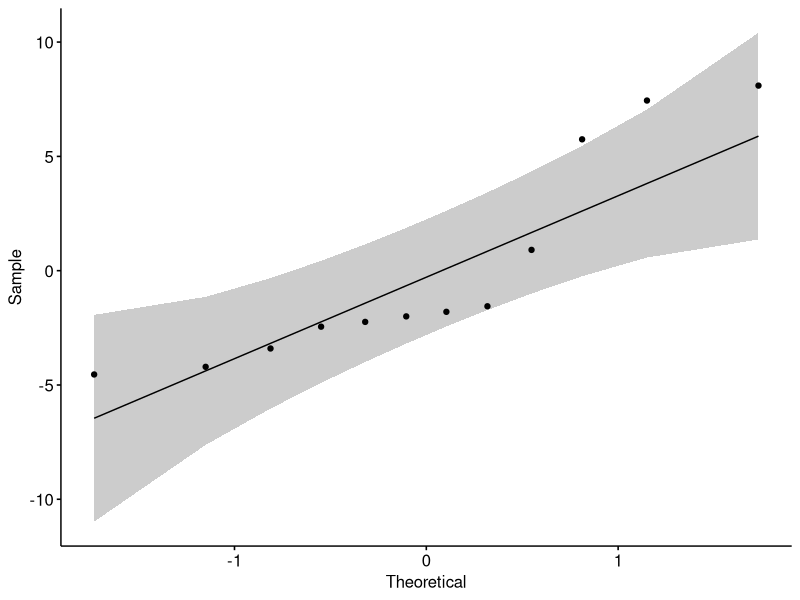
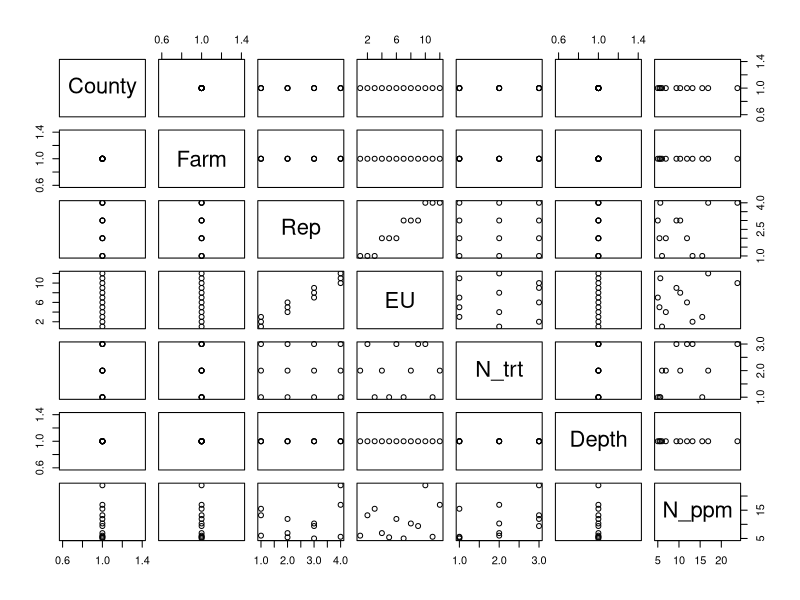
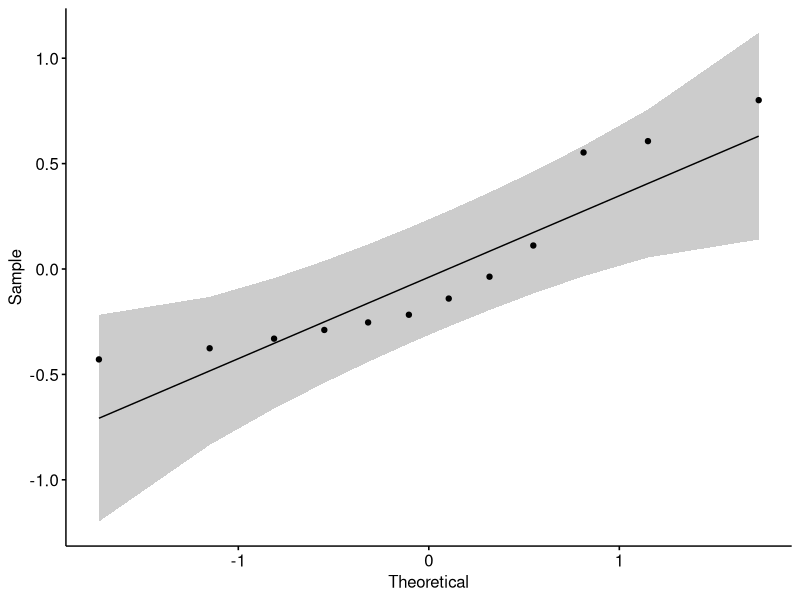
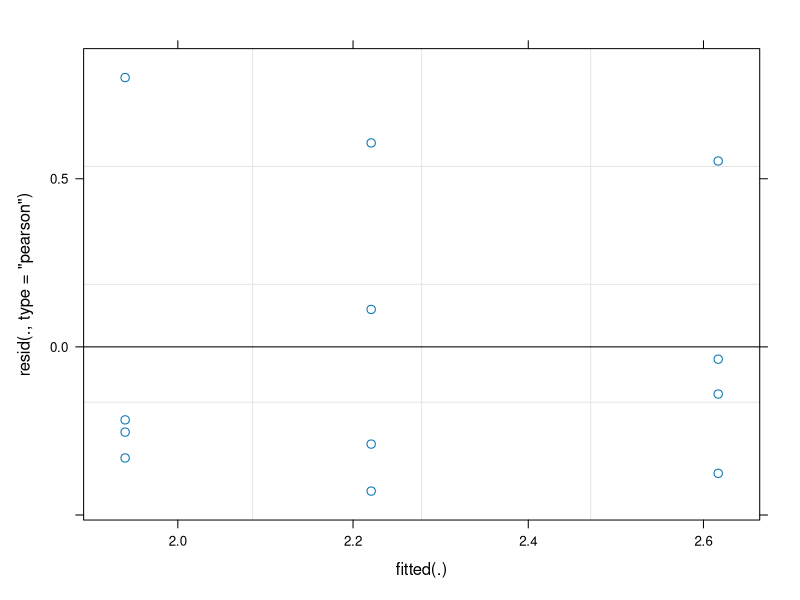
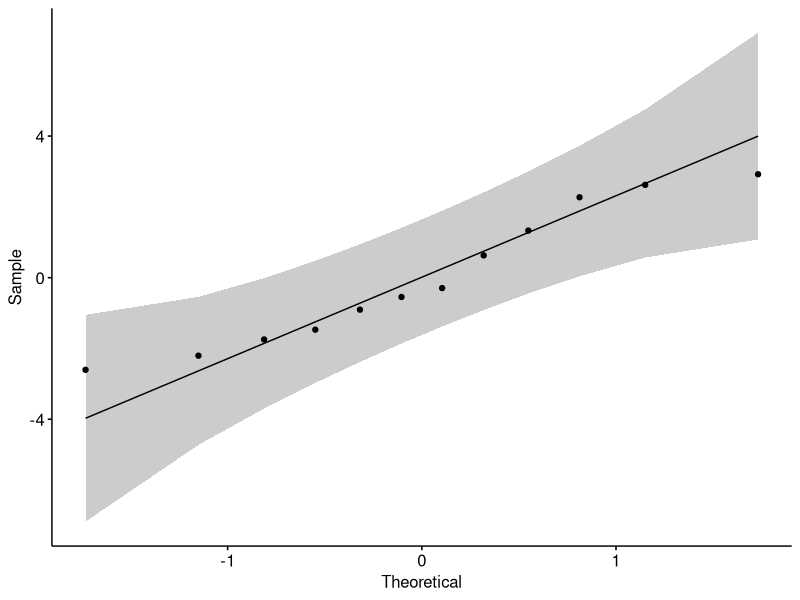
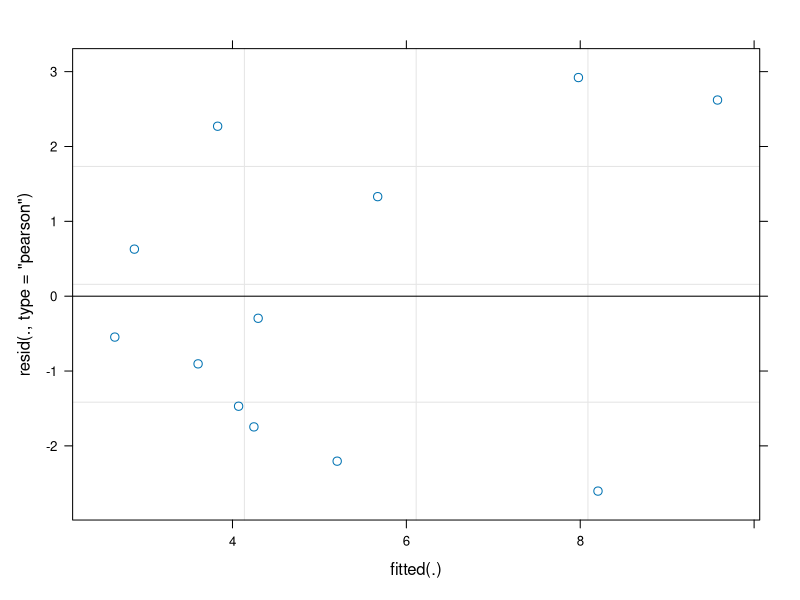
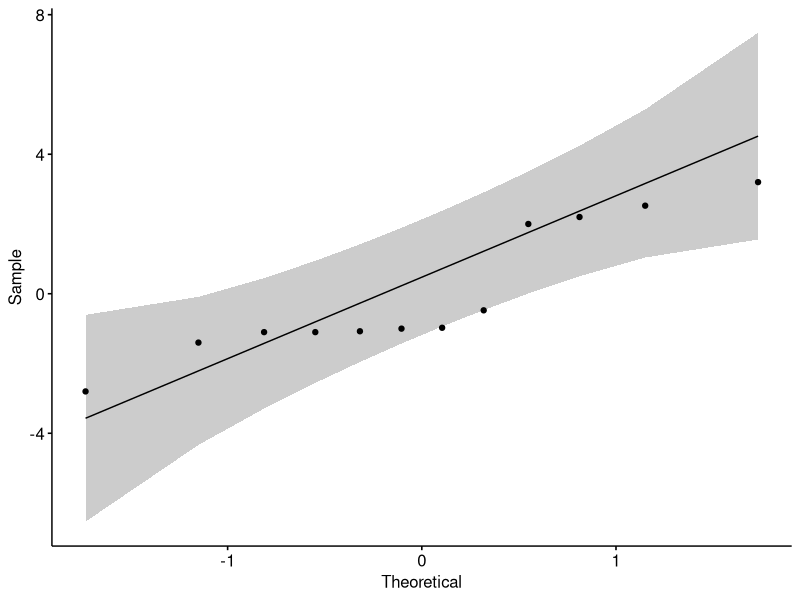
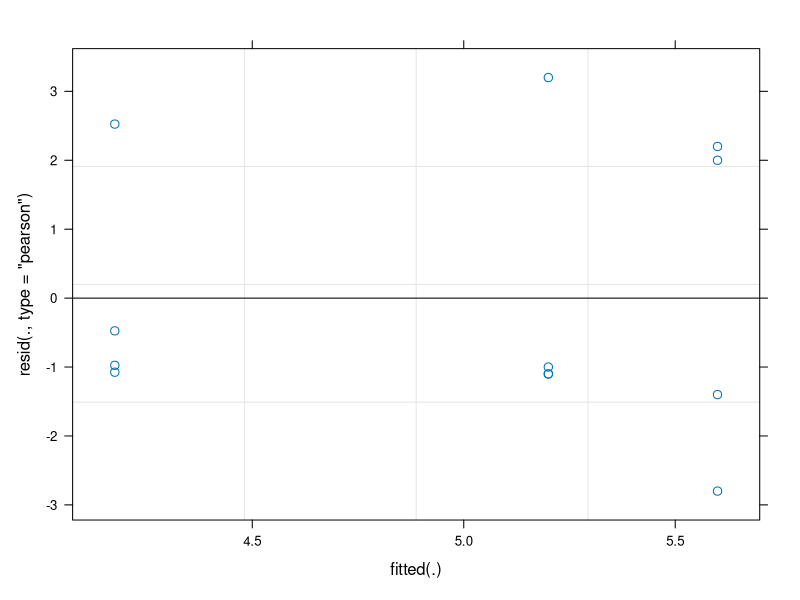

Here is the R script that generated these plots, in order:
## ---- chunk 1
library(ggplot2)
library(tidyverse)
library(dplyr)
library(emmeans)
library(lme4)
library(lmerTest)
library(multcomp)
library(ggpubr)
## ---- chunk 2
getwd()
data1= read.csv(file="Post Harvest Nitrogen.csv")

data1 = data1 %>%
  mutate(Rep= as.factor(Rep),
         N_trt = as.factor(N_trt),
         EU = as.factor(EU))

str(data1)
## ---- chunk 3
Dane12 = data1 %>%
  filter(County == "Dane", Depth == "0-12")

Dane24 = data1 %>%
  filter(County == "Dane", Depth == "12-24")

Dane36 = data1 %>%
  filter(County == "Dane", Depth == "24-36")
## ---- chunk 4
Dane12_mod = lmer(N_ppm ~ N_trt + (1|Rep), data = Dane12)
ggqqplot(resid(Dane12_mod)) #Normal distribution of residuals kinda sucks, try sqrt transformation?
plot(Dane12)#this looks great

Dane12.1_mod = lmer(log(N_ppm) ~ N_trt + (1|Rep), data = Dane12)
ggqqplot(resid(Dane12.1_mod))#minor improvements with log, but equal variance not as good. Proceed with untransformed
plot(Dane12.1_mod)

Dane24_mod = lmer(N_ppm ~ N_trt + (1|Rep), data = Dane24)
ggqqplot(resid(Dane24_mod))#looks great
plot(Dane24_mod)#looks great

Dane36_mod = lmer(N_ppm ~ N_trt + (1|Rep), data = Dane36)
ggqqplot(resid(Dane36_mod))#not great
plot(Dane36_mod)#okay, but likely separation between trts

Dane36.1_mod = lmer(log(N_ppm) ~ N_trt + (1|Rep), data = Dane36)
ggqqplot(resid(Dane36.1_mod))#not really improved
plot(Dane36.1_mod)#might be better,
#go with untransformed
## ---- chunk 5
anova(Dane12_mod)
#Not significant

anova(Dane24_mod)
#Not significant

anova(Dane36_mod)
#Not significant
## ---- chunk 6
Dane12_means = emmeans(Dane12_mod, ~ N_trt, contr= "pairwise", adjust= "none")
Dane24_means = emmeans(Dane24_mod, ~ N_trt, contr= "pairwise", adjust= "none")
Dane36_means = emmeans(Dane36_mod, ~ N_trt, contr= "pairwise", adjust= "none")


Dane12_CLD = cld(Dane12_means$emmeans,alpha=0.05, Letters=letters, sort=FALSE, reverse=FALSE)
Dane24_CLD = cld(Dane24_means$emmeans,alpha=0.05, Letters=letters, sort=FALSE, reverse=FALSE)
Dane36_CLD = cld(Dane36_means$emmeans,alpha=0.05, Letters=letters, sort=FALSE, reverse=FALSE)
## ---- chunk 7
Dane12_CLD = Dane12_CLD %>%
  mutate(Depth = "0-12")
Dane24_CLD = Dane24_CLD %>%
  mutate(Depth = "12-24")
Dane36_CLD = Dane36_CLD %>%
  mutate(Depth = "24-36")

Dane_CLD = rbind(Dane12_CLD, Dane24_CLD, Dane36_CLD)

Dane_CLD = as_tibble(Dane_CLD) %>% 
  rename(N_ppm = emmean) %>%
  mutate(N_ppm = round(N_ppm,0),
         N_trt = factor(N_trt, c("0", "80", "160")),
         Depth = factor(Depth, c("0-12", "12-24", "24-36")),
         Location = "Dane")
## ---- chunk 8
Door12 = data1 %>%
  filter(County == "Door", Depth == "0-12")
## ---- chunk 9
Door12_mod = lmer(N_ppm ~ N_trt + (1|Rep), data = Door12)
ggqqplot(resid(Door12_mod))#not great
plot(Door12_mod)#okay

Door12.1_mod = lmer(log(N_ppm) ~ N_trt + (1|Rep), data = Door12)
ggqqplot(resid(Door12.1_mod))#looks better
plot(Door12.1_mod)#looks better
## ---- chunk 10
anova(Door12_mod)
#Not significant
## ---- chunk 11
Door12_means = emmeans(Door12_mod, ~ N_trt, contr= "pairwise", adjust= "none")

Door12_CLD = cld(Door12_means$emmeans,alpha=0.05, Letters=letters, sort=FALSE, reverse=FALSE)
## ---- chunk 12
Door_CLD = Door12_CLD %>%
  mutate(Depth = "0-12")

Door_CLD = as_tibble(Door_CLD) %>% 
  rename(N_ppm = emmean) %>%
  mutate(N_ppm = round(N_ppm,0),
         N_trt = factor(N_trt, c("0", "80", "160")),
         Depth = factor(Depth, c("0-12")),
         Location = "Door")
## ---- chunk 13
Dunn12 = data1 %>%
  filter(County == "Dunn", Depth == "0-12")

Dunn24 = data1 %>%
  filter(County == "Dunn", Depth == "12-24")
## ---- chunk 14
Dunn12_mod = lmer(N_ppm ~ N_trt + (1|Rep), data = Dunn12)
ggqqplot(resid(Dunn12_mod))#not great
plot(Dunn12_mod) #see if it can be improved

#log transformation
Dunn12.1_mod = lmer(log(N_ppm) ~ N_trt + (1|Rep), data = Dunn12)
ggqqplot(resid(Dunn12.1_mod))#marginally better
plot(Dunn12.1_mod) #maybe marginally better

#sqrt transformation
Dunn12.2_mod = lmer(sqrt(N_ppm) ~ N_trt + (1|Rep), data = Dunn12)
ggqqplot(resid(Dunn12.2_mod))#marginally better
plot(Dunn12.2_mod)#log transformation was better

Dunn24_mod = lmer(N_ppm ~ N_trt + (1|Rep), data = Dunn24)
ggqqplot(resid(Dunn24_mod))#looks great
plot(Dunn24_mod)#satisfactory
## ---- chunk 15
anova(Dunn12_mod)
#Not significant

anova(Dunn24_mod)
#Not significant
## ---- chunk 16
Dunn12_means = emmeans(Dunn12_mod, ~ N_trt, contr= "pairwise", adjust= "none")
Dunn24_means = emmeans(Dunn24_mod, ~ N_trt, contr= "pairwise", adjust= "none")


Dunn12_CLD = cld(Dunn12_means$emmeans,alpha=0.05, Letters=letters, sort=FALSE, reverse=FALSE)
Dunn24_CLD = cld(Dunn24_means$emmeans,alpha=0.05, Letters=letters, sort=FALSE, reverse=FALSE)
## ---- chunk 17
Dunn12_CLD = Dunn12_CLD %>%
  mutate(Depth = "0-12")
Dunn24_CLD = Dunn24_CLD %>%
  mutate(Depth = "12-24")

Dunn_CLD = rbind(Dunn12_CLD, Dunn24_CLD)

Dunn_CLD = as_tibble(Dunn_CLD) %>% 
  rename(N_ppm = emmean) %>%
  mutate(N_ppm = round(N_ppm,0),
         N_trt = factor(N_trt, c("0", "80", "160")),
         Depth = factor(Depth, c("0-12", "12-24")),
         Location = "Dunn")
## ---- chunk 18
Marathon12 = data1 %>%
  filter(County == "Marathon", Depth == "0-12")
Marathon24 = data1 %>%
  filter(County == "Marathon", Depth == "12-24")
## ---- chunk 19
Marathon12_mod = lmer(N_ppm ~ N_trt + (1|Rep), data = Marathon12)
ggqqplot(resid(Marathon12_mod))#looks pretty good
plot(Marathon12_mod) #satisfied


Marathon24_mod = lmer(N_ppm ~ N_trt + (1|Rep), data = Marathon24)
ggqqplot(resid(Marathon24_mod))
plot(Marathon24_mod)
## ---- chunk 20
anova(Marathon12_mod)
#Not significant, but almost

anova(Marathon24_mod)
#Not significant, but almost
## ---- chunk 21
Marathon12_means = emmeans(Marathon12_mod, ~ N_trt, contr= "pairwise", adjust= "none")
Marathon24_means = emmeans(Marathon24_mod, ~ N_trt, contr= "pairwise", adjust= "none")


Marathon12_CLD = cld(Marathon12_means$emmeans,alpha=0.05, Letters=letters, sort=FALSE, reverse=FALSE)
Marathon24_CLD = cld(Marathon24_means$emmeans,alpha=0.05, Letters=letters, sort=FALSE, reverse=FALSE)
## ---- chunk 22
Marathon12_CLD = Marathon12_CLD %>%
  mutate(Depth = "0-12")
Marathon24_CLD = Marathon24_CLD %>%
  mutate(Depth = "12-24")

Marathon_CLD = rbind(Marathon12_CLD, Marathon24_CLD)

Marathon_CLD = as_tibble(Marathon_CLD) %>% 
  rename(N_ppm = emmean) %>%
  mutate(N_ppm = round(N_ppm,0),
         N_trt = factor(N_trt, c("0", "80", "160")),
         Depth = factor(Depth, c("0-12", "12-24")),
         Location = "Marathon")
## ---- chunk 23
Oconto12 = data1 %>%
  filter(County == "Oconto", Depth == "0-12")
Oconto24 = data1 %>%
  filter(County == "Oconto", Depth == "12-24")
## ---- chunk 24
Oconto12_mod = lmer(N_ppm ~ N_trt + (1|Rep), data = Oconto12)
ggqqplot(resid(Oconto12_mod))#looks pretty good
plot(Oconto12_mod) #satisfied


Oconto24_mod = lmer(N_ppm ~ N_trt + (1|Rep), data = Oconto24)
ggqqplot(resid(Oconto24_mod))
plot(Oconto24_mod)
## ---- chunk 25
anova(Oconto12_mod)
#Not significant

anova(Oconto24_mod)
#Not significant
## ---- chunk 26
Oconto12_means = emmeans(Oconto12_mod, ~ N_trt, contr= "pairwise", adjust= "none")
Oconto24_means = emmeans(Oconto24_mod, ~ N_trt, contr= "pairwise", adjust= "none")


Oconto12_CLD = cld(Oconto12_means$emmeans,alpha=0.05, Letters=letters, sort=FALSE, reverse=FALSE)
Oconto24_CLD = cld(Oconto24_means$emmeans,alpha=0.05, Letters=letters, sort=FALSE, reverse=FALSE)
## ---- chunk 27
Oconto12_CLD = Oconto12_CLD %>%
  mutate(Depth = "0-12")
Oconto24_CLD = Oconto24_CLD %>%
  mutate(Depth = "12-24")

Oconto_CLD = rbind(Oconto12_CLD, Oconto24_CLD)

Oconto_CLD = as_tibble(Oconto_CLD) %>% 
  rename(N_ppm = emmean) %>%
  mutate(N_ppm = round(N_ppm,0),
         N_trt = factor(N_trt, c("0", "80", "160")),
         Depth = factor(Depth, c("0-12", "12-24")),
         Location = "Oconto")
## ---- chunk 28
Outagamie1_12 = data1 %>%
  filter(County == "Outagamie 1", Depth == "0-12")
Outagamie1_24 = data1 %>%
  filter(County == "Outagamie 1", Depth == "12-24")
## ---- chunk 29
Outagamie1_12_mod = lmer(N_ppm ~ N_trt + (1|Rep), data = Outagamie1_12)
ggqqplot(resid(Outagamie1_12_mod))#looks pretty good
plot(Outagamie1_12_mod) #satisfied


Outagamie1_24_mod = lmer(N_ppm ~ N_trt + (1|Rep), data = Outagamie1_24)
ggqqplot(resid(Outagamie1_24_mod))
plot(Outagamie1_24_mod)
## ---- chunk 30
anova(Outagamie1_12_mod)
#Not significant

anova(Outagamie1_24_mod)
#Not significant
## ---- chunk 31
Outagamie1_12_means = emmeans(Outagamie1_12_mod, ~ N_trt, contr= "pairwise", adjust= "none")
Outagamie1_24_means = emmeans(Outagamie1_24_mod, ~ N_trt, contr= "pairwise", adjust= "none")


Outagamie1_12_CLD = cld(Outagamie1_12_means$emmeans,alpha=0.05, Letters=letters, sort=FALSE, reverse=FALSE)
Outagamie1_24_CLD = cld(Outagamie1_24_means$emmeans,alpha=0.05, Letters=letters, sort=FALSE, reverse=FALSE)
## ---- chunk 32
Outagamie1_12_CLD = Outagamie1_12_CLD %>%
  mutate(Depth = "0-12")
Outagamie1_24_CLD = Outagamie1_24_CLD %>%
  mutate(Depth = "12-24")

Outagamie1_CLD = rbind(Outagamie1_12_CLD, Outagamie1_24_CLD)

Outagamie1_CLD = as_tibble(Outagamie1_CLD) %>% 
  rename(N_ppm = emmean) %>%
  mutate(N_ppm = round(N_ppm,0),
         N_trt = factor(N_trt, c("0", "80", "160")),
         Depth = factor(Depth, c("0-12", "12-24")),
         Location = "Outagamie 1")
## ---- chunk 33
Outagamie2_12 = data1 %>%
  filter(County == "Outagamie 2", Depth == "0-12")
Outagamie2_24 = data1 %>%
  filter(County == "Outagamie 2", Depth == "12-24")
## ---- chunk 34
Outagamie2_12_mod = lmer(N_ppm ~ N_trt + (1|Rep), data = Outagamie2_12)
ggqqplot(resid(Outagamie2_12_mod))#looks pretty good
plot(Outagamie2_12_mod) #satisfied


Outagamie2_24_mod = lmer(N_ppm ~ N_trt + (1|Rep), data = Outagamie2_24)
ggqqplot(resid(Outagamie2_24_mod))
plot(Outagamie2_24_mod)
## ---- chunk 35
anova(Outagamie2_12_mod)
#Not significant

anova(Outagamie2_24_mod)
#significant
## ---- chunk 36
Outagamie2_12_means = emmeans(Outagamie2_12_mod, ~ N_trt, contr= "pairwise", adjust= "none")
Outagamie2_24_means = emmeans(Outagamie2_24_mod, ~ N_trt, contr= "pairwise", adjust= "none")


Outagamie2_12_CLD = cld(Outagamie2_12_means$emmeans,alpha=0.05, Letters=letters, sort=FALSE, reverse=FALSE)
Outagamie2_24_CLD = cld(Outagamie2_24_means$emmeans,alpha=0.05, Letters=letters, sort=FALSE, reverse=FALSE)
## ---- chunk 37
Outagamie2_12_CLD = Outagamie2_12_CLD %>%
  mutate(Depth = "0-12")
Outagamie2_24_CLD = Outagamie2_24_CLD %>%
  mutate(Depth = "12-24")

Outagamie2_CLD = rbind(Outagamie2_12_CLD, Outagamie2_24_CLD)

Outagamie2_CLD = as_tibble(Outagamie2_CLD) %>% 
  rename(N_ppm = emmean) %>%
  mutate(N_ppm = round(N_ppm,0),
         N_trt = factor(N_trt, c("0", "80", "160")),
         Depth = factor(Depth, c("0-12", "12-24")),
         Location = "Outagamie 2")
## ---- chunk 38
all_sites = rbind(Dunn_CLD, Oconto_CLD, Marathon_CLD, Outagamie1_CLD, Outagamie2_CLD, Door_CLD, Dane_CLD)
## ---- chunk 39
All_N_PPM = all_sites %>%
  ggplot(aes(x= N_trt, y= N_ppm*4)) +
  geom_point(aes(), size = 5) +
  geom_pointrange(aes(ymin = lower.CL*4, ymax = upper.CL*4)) +
  geom_text(aes(label = .group), nudge_x =  0.26, size = 10) +
  facet_grid(rows = vars(Depth), cols = vars(Location)) +
  labs(title = "Nitrogen at Harvest", x = "Nitrogen Rate", y = "Nitrogen (lbs/acre)") +
  theme(legend.position = "none",
        axis.title.x = element_text(size = 50),
        axis.title.y = element_text(size = 50),
        axis.text.y = element_text(size = 30),
        axis.text.x = element_text(size = 30, angle = 45, hjust = 1),
        strip.text.x = element_text(size = 30),
        strip.text.y = element_text(size = 30),
        title = element_text(size = 50))
  
All_N_PPM
